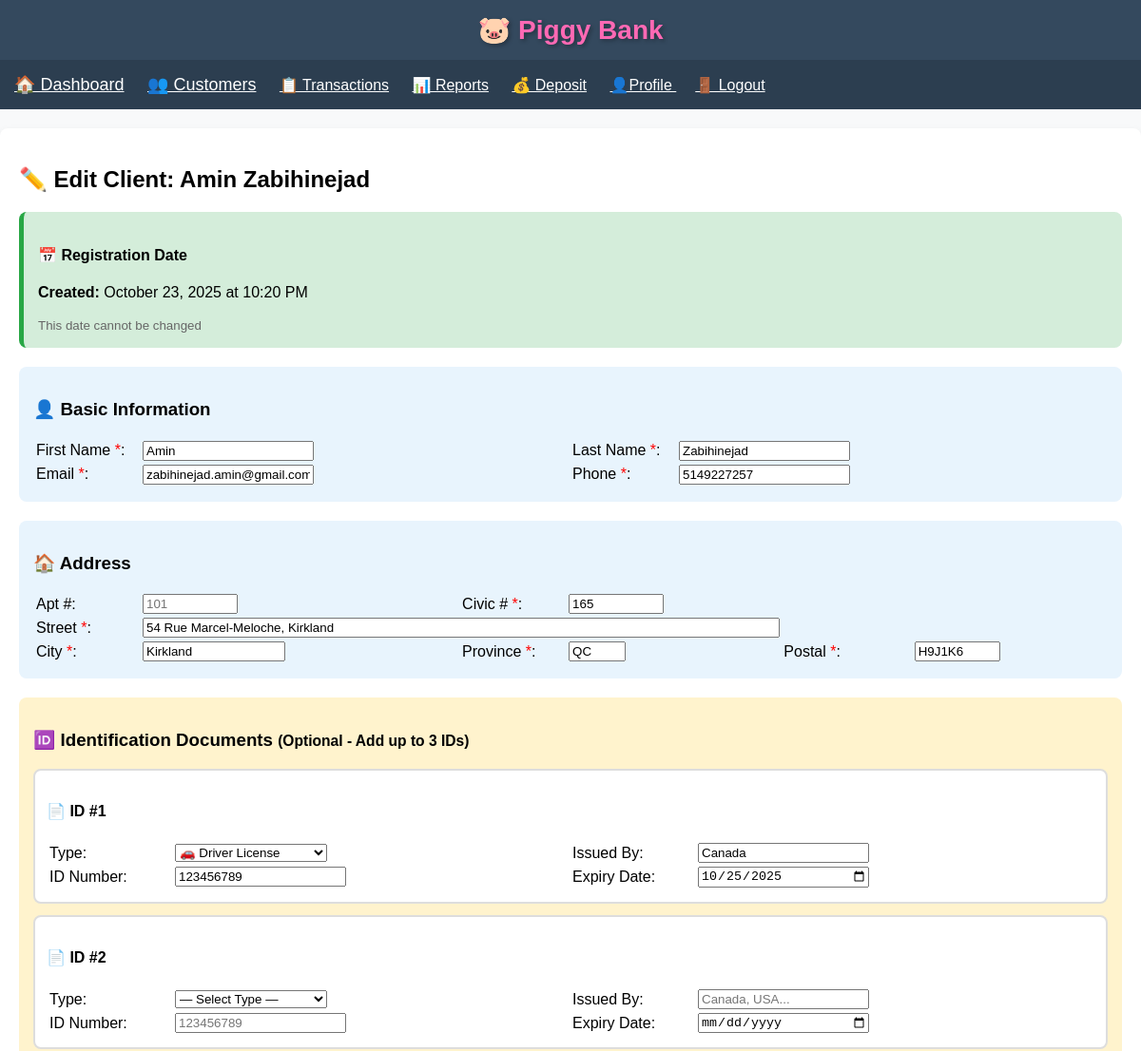
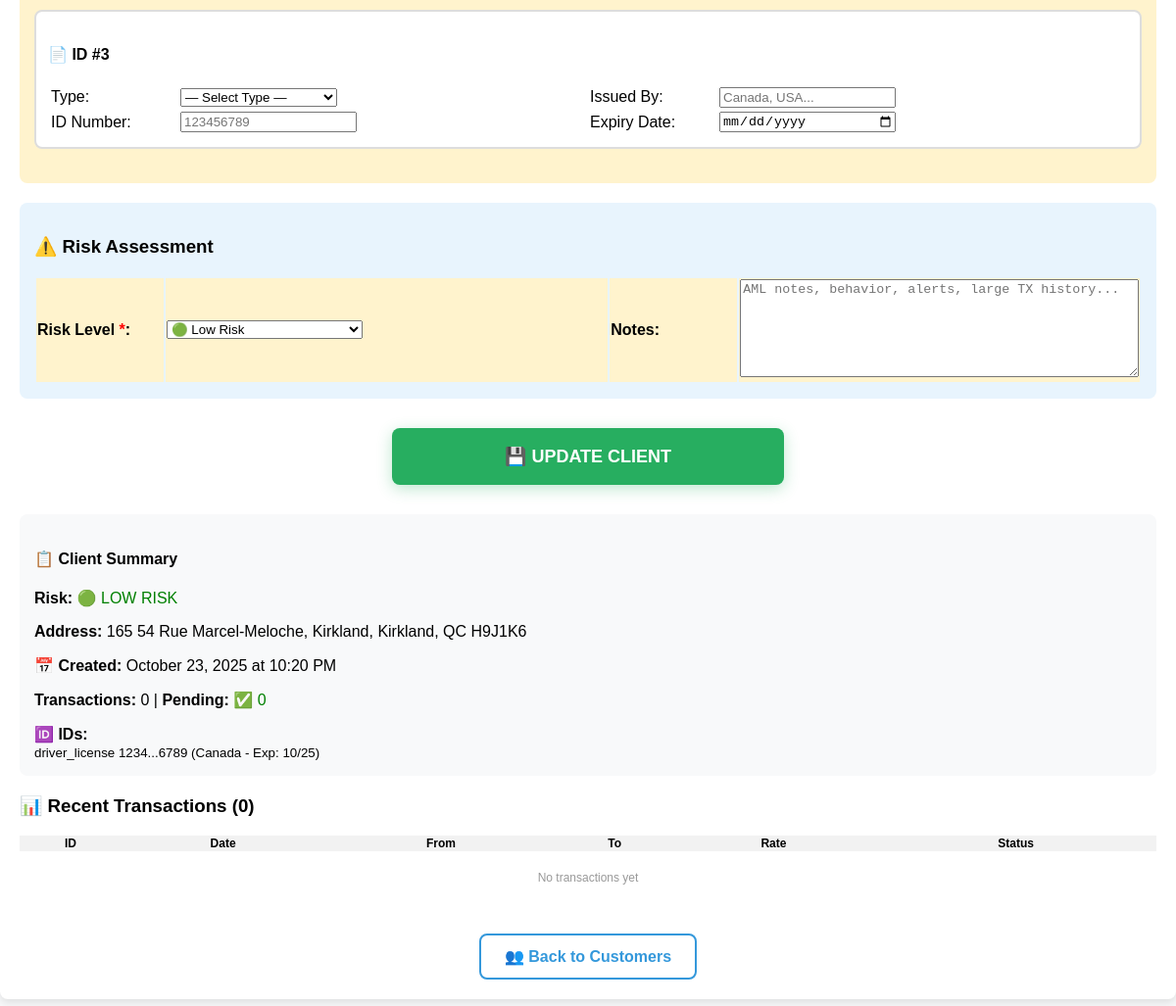
/edit_client/1 (signed in), run on the app's committed database (2 pictures, top to bottom).
### app.py (models this page shows)
class Client(db.Model):
    id = db.Column(db.Integer, primary_key=True)
    first_name = db.Column(db.String(100), nullable=False)
    last_name = db.Column(db.String(100), nullable=False)
    email = db.Column(db.String(120), nullable=False)
    phone = db.Column(db.String(20), nullable=False)
    apartment = db.Column(db.String(20))
    civic_number = db.Column(db.String(20), nullable=False)
    street = db.Column(db.String(200), nullable=False)
    city = db.Column(db.String(100), nullable=False)
    province = db.Column(db.String(10), nullable=False)
    postal_code = db.Column(db.String(10), nullable=False)
    risk_level = db.Column(db.String(20), default='low risk')
    notes = db.Column(db.Text)
    created_at = db.Column(db.DateTime, default=datetime.utcnow)
    id1_type = db.Column(db.String(50))
    id1_issued_by = db.Column(db.String(100))
    id1_number = db.Column(db.String(50))
    id1_expiry_date = db.Column(db.Date)
    id2_type = db.Column(db.String(50))
    id2_issued_by = db.Column(db.String(100))
    id2_number = db.Column(db.String(50))
    id2_expiry_date = db.Column(db.Date)
    id3_type = db.Column(db.String(50))
    id3_issued_by = db.Column(db.String(100))
    id3_number = db.Column(db.String(50))
    id3_expiry_date = db.Column(db.Date)
    transactions = db.relationship('Transaction', backref='client', lazy=True)

### app.py (the view, shortened to what this page needs)
@app.route('/edit_client/<client_id>', methods=['GET', 'POST'])
def edit_client(client_id):
    print(f"🔍 DEBUG: edit_client called with client_id={client_id}, method={request.method}")  # DEBUG
    if 'user_id' not in session:
        return redirect(url_for('login'))
    if client_id == 'new':
        client = None
    else:
        client = Client.query.get_or_404(int(client_id))
    return render_template('edit_client.html', client=client)

### templates/edit_client.html (shortened to what this page needs)
{% extends "base.html" %}
{% block content %}
<h2>{% if client %}✏️ Edit Client: {{ client.first_name }} {{ client.last_name }}{% else %}👥 Add New Client{% endif %}</h2>
{% if client %}
<div style="background:#d4edda; padding:15px; border-radius:8px; margin-bottom:20px; border-left:5px solid #28a745;">
    <h4>📅 Registration Date</h4>
    <p><strong>Created:</strong> {{ client.created_at.strftime('%B %d, %Y at %I:%M %p') }}</p>
    <small style="color:#666;">This date cannot be changed</small>
</div>
{% endif %}
<form method="POST" id="clientForm">
<div style="background:#e8f4fd; padding:15px; border-radius:8px; margin-bottom:20px;">
    <h3>👤 Basic Information</h3>
    <table style="width:100%;">
        <tr>
            <td style="width:110px;">First Name <span style="color:red;">*</span>:</td>
            <td><input name="first_name" value="{{ client.first_name if client else '' }}" required style="width:180px;"></td>
            <td style="width:110px;">Last Name <span style="color:red;">*</span>:</td>
            <td><input name="last_name" value="{{ client.last_name if client else '' }}" required style="width:180px;"></td>
        </tr>
        <tr>
            <td>Email <span style="color:red;">*</span>:</td>
            <td><input name="email" type="email" value="{{ client.email if client else '' }}" required style="width:180px;"></td>
            <td>Phone <span style="color:red;">*</span>:</td>
            <td><input name="phone" value="{{ client.phone if client else '' }}" required style="width:180px;"></td>
        </tr>
    </table>
</div>
<div style="background:#e8f4fd; padding:15px; border-radius:8px; margin-bottom:20px;">
    <h3>🏠 Address</h3>
    <table style="width:100%;">
        <tr>
            <td style="width:110px;">Apt #:</td>
            <td><input name="apartment" value="{{ client.apartment if client else '' }}" placeholder="101" style="width:100px;"></td>
            <td style="width:110px;">Civic # <span style="color:red;">*</span>:</td>
            <td><input name="civic_number" value="{{ client.civic_number if client else '' }}" required style="width:100px;"></td>
        </tr>
        <tr>
            <td>Street <span style="color:red;">*</span>:</td>
            <td colspan="3"><input name="street" value="{{ client.street if client else '' }}" required style="width:100%;"></td>
        </tr>
        <tr>
            <td>City <span style="color:red;">*</span>:</td>
            <td><input name="city" value="{{ client.city if client else '' }}" required style="width:150px;"></td>
            <td>Province <span style="color:red;">*</span>:</td>
            <td><input name="province" value="{{ client.province if client else '' }}" required style="width:60px;"></td>
            <td>Postal <span style="color:red;">*</span>:</td>
            <td><input name="postal_code" value="{{ client.postal_code if client else '' }}" required placeholder="M5V 2T6" style="width:90px;"></td>
        </tr>
    </table>
</div>
<div style="background:#fff3cd; padding:15px; border-radius:8px; margin-bottom:20px;">
    <h3>🆔 Identification Documents <small>(Optional - Add up to 3 IDs)</small></h3>
    <div style="border:2px solid #ddd; border-radius:8px; padding:12px; margin-bottom:12px; background:white;">
        <h4>📄 ID #1</h4>
        <table style="width:100%;">
            <tr>
                <td style="width:130px;">Type:</td>
                <td>
                    <select name="id1_type" style="width:160px;">
                        <option value="driver_license" {{ 'selected' if client and client.id1_type == 'driver_license' }}>🚗 Driver License</option>
                    </select>
                </td>
                <td style="width:130px;">Issued By:</td>
                <td><input name="id1_issued_by" value="{{ client.id1_issued_by if client else '' }}" placeholder="Canada, USA..." style="width:180px;"></td>
            </tr>
            <tr>
                <td>ID Number:</td>
                <td><input type="text" name="id1_number" value="{{ client.id1_number if client else '' }}" placeholder="123456789" style="width:180px;"></td>
                <td>Expiry Date:</td>
                <td><input type="date" name="id1_expiry_date" value="{{ client.id1_expiry_date.strftime('%Y-%m-%d') if client and client.id1_expiry_date else '' }}" style="width:180px;"></td>
            </tr>
        </table>
    </div>
    <div style="border:2px solid #ddd; border-radius:8px; padding:12px; margin-bottom:12px; background:white;">
        <h4>📄 ID #2</h4>
        <table style="width:100%;">
            <tr>
                <td style="width:130px;">Type:</td>
                <td>
                    <select name="id2_type" style="width:160px;">
                        <option value="">— Select Type —</option>
                    </select>
                </td>
                <td style="width:130px;">Issued By:</td>
                <td><input name="id2_issued_by" value="{{ client.id2_issued_by if client else '' }}" placeholder="Canada, USA..." style="width:180px;"></td>
            </tr>
            <tr>
                <td>ID Number:</td>
                <td><input type="text" name="id2_number" value="{{ client.id2_number if client else '' }}" placeholder="123456789" style="width:180px;"></td>
                <td>Expiry Date:</td>
                <td><input type="date" name="id2_expiry_date" value="{{ client.id2_expiry_date.strftime('%Y-%m-%d') if client and client.id2_expiry_date else '' }}" style="width:180px;"></td>
            </tr>
        </table>
    </div>
    <div style="border:2px solid #ddd; border-radius:8px; padding:12px; margin-bottom:20px; background:white;">
        <h4>📄 ID #3</h4>
        <table style="width:100%;">
            <tr>
                <td style="width:130px;">Type:</td>
                <td>
                    <select name="id3_type" style="width:160px;">
                        <option value="">— Select Type —</option>
                    </select>
                </td>
                <td style="width:130px;">Issued By:</td>
                <td><input name="id3_issued_by" value="{{ client.id3_issued_by if client else '' }}" placeholder="Canada, USA..." style="width:180px;"></td>
            </tr>
            <tr>
                <td>ID Number:</td>
                <td><input type="text" name="id3_number" value="{{ client.id3_number if client else '' }}" placeholder="123456789" style="width:180px;"></td>
                <td>Expiry Date:</td>
                <td><input type="date" name="id3_expiry_date" value="{{ client.id3_expiry_date.strftime('%Y-%m-%d') if client and client.id3_expiry_date else '' }}" style="width:180px;"></td>
            </tr>
        </table>
    </div>
</div>
<div style="background:#e8f4fd; padding:15px; border-radius:8px; margin-bottom:30px;">
    <h3>⚠️ Risk Assessment</h3>
    <table style="width:100%;">
        <tr style="background:#fff3cd;">
            <td style="width:130px;"><strong>Risk Level <span style="color:red;">*</span>:</strong></td>
            <td>
                <select name="risk_level" required style="width:200px;">
                    <option value="low risk" {{ 'selected' if client and client.risk_level == 'low risk' }}>🟢 Low Risk</option>
                </select>
            </td>
            <td style="width:130px;"><strong>Notes:</strong></td>
            <td>
                <textarea name="notes" rows="4" placeholder="AML notes, behavior, alerts, large TX history..."
                          style="width:100%; min-height:100px; resize:vertical;">{{ client.notes if client else '' }}</textarea>
            </td>
        </tr>
    </table>
</div>
</form>
<div style="text-align:center; margin-bottom:30px;">
    <button type="submit" form="clientForm"
            style="width:100%; max-width:400px; padding:18px; background:#27ae60; color:white; border:none; border-radius:8px; font-size:18px; font-weight:bold; cursor:pointer; box-shadow:0 4px 15px rgba(39,174,96,0.3);">
        {% if client %}💾 UPDATE CLIENT{% else %}👥 ADD NEW CLIENT{% endif %}
    </button>
</div>
{% if client %}
<div style="background:#f8f9fa; padding:15px; border-radius:8px; margin-bottom:20px;">
    <h4>📋 Client Summary</h4>
    <p><strong>Risk:</strong>
        {% if client.risk_level == 'low risk' %}<span style="color:green;">🟢 LOW RISK</span>
        {% elif client.risk_level == 'medium risk' %}<span style="color:orange;">🟡 MEDIUM RISK</span>
        {% elif client.risk_level == 'high risk' %}<span style="color:red;">🟠 HIGH RISK</span>
        {% else %}<span style="color:red; font-weight:bold;">🔴 ON HOLD</span>{% endif %}
    </p>
    <p><strong>Address:</strong> {{ client.apartment or '' }} {{ client.civic_number }} {{ client.street }}, {{ client.city }}, {{ client.province }} {{ client.postal_code }}</p>
    <p><strong>📅 Created:</strong> {{ client.created_at.strftime('%B %d, %Y at %I:%M %p') }}</p>
    {% set transactions_list = client.transactions %}
    <p><strong>Transactions:</strong> {{ transactions_list|length }} |
       <strong>Pending:</strong>
       {% set pending_tx = transactions_list|selectattr('status', 'equalto', 'pending')|list %}
       {% if pending_tx|length > 0 %}
           <span style="color:red; font-weight:bold;">🚨 {{ pending_tx|length }}</span>
       {% else %}
           <span style="color:green;">✅ 0</span>
       {% endif %}
    </p>
    {% if client.id1_number or client.id2_number or client.id3_number %}
    <div style="margin-top:15px;">
        <strong>🆔 IDs:</strong><br>
        {% if client.id1_number %}
            <small>{{ client.id1_type or 'ID' }} {{ client.id1_number[:4] }}...{{ client.id1_number[-4:] }}
            {% if client.id1_expiry_date %}
                ({{ client.id1_issued_by or 'Unknown' }} - Exp: {{ client.id1_expiry_date.strftime('%m/%y') }})
            {% endif %}
            </small><br>
        {% endif %}
    </div>
    {% endif %}
</div>
<h3>📊 Recent Transactions ({{ transactions_list|length }})</h3>
<table style="width:100%; border-collapse:collapse; font-size:12px; margin-top:10px;">
    <tr style="background:#f2f2f2;">
        <th>ID</th><th>Date</th><th>From</th><th>To</th><th>Rate</th><th>Status</th>
    </tr>
    {% for tx in transactions_list[-10:] %}
    <tr>
        <td style="font-family:monospace;">{{ tx.id }}</td>
        <td>{{ tx.date.strftime('%Y-%m-%d %H:%M') }}</td>
        <td>{{ tx.from_currency }}<br><small>${{ "%.2f"|format(tx.from_amount) }}</small></td>
        <td>{{ tx.to_currency }}<br><small>${{ "%.2f"|format(tx.to_amount) }}</small></td>
        <td>{{ "%.4f"|format(tx.exchange_rate) }}</td>
        <td>
            {% if tx.status == 'pending' %}
                <span style="color:red; font-weight:bold;">⏳ PENDING</span>
            {% else %}
                <span style="color:green;">✅ CLOSED</span>
            {% endif %}
        </td>
    </tr>
    {% else %}
    <tr><td colspan="6" style="text-align:center; color:#999; padding:20px;">No transactions yet</td></tr>
    {% endfor %}
</table>
{% endif %}
<div style="text-align:center; margin-top:30px;">
    <a href="{{ url_for('customers') }}"
       style="font-size:16px; color:#3498db; font-weight:bold; text-decoration:none; padding:12px 24px; border:2px solid #3498db; border-radius:8px; display:inline-block;">
       👥 Back to Customers
    </a>
</div>
{% endblock %}

### templates/base.html (style rules this page uses)
* { box-sizing: border-box; }
body { font-family: Arial; margin: 0; padding: 0; background: #f8f9fa; }

### data on the page
Client: first_name "Amin", last_name "Zabihinejad", created_at "October 23, 2025 at 10:20 PM", email "zabihinejad.amin@gmail.com", phone "5149227257", civic_number "165", street "54 Rue Marcel-Meloche, Kirkland", city "Kirkland", province "QC", postal_code "H9J1K6", id1_issued_by "Canada", id1_number "123456789", id1_expiry_date "10/25/2025", id1_type "driver_license", id1_number "1234", id1_number "6789", id1_expiry_date "10/25"

### other printed values
{{ transactions_list|length }} "0"
